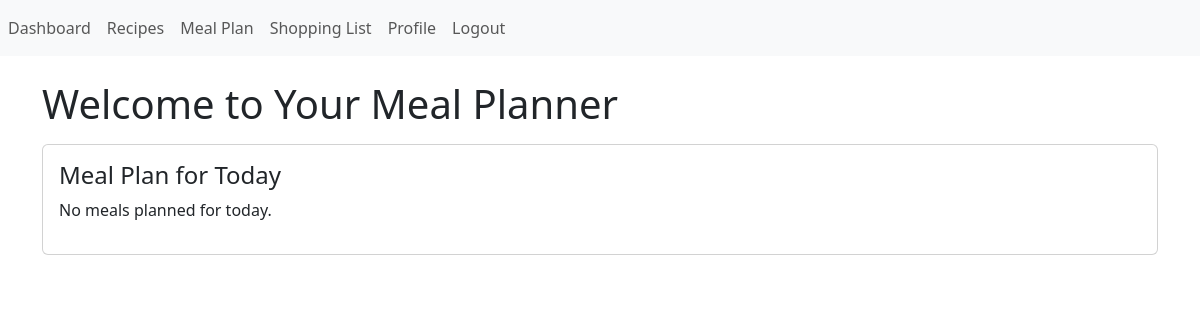
Page / (signed in) on the earlier database version.
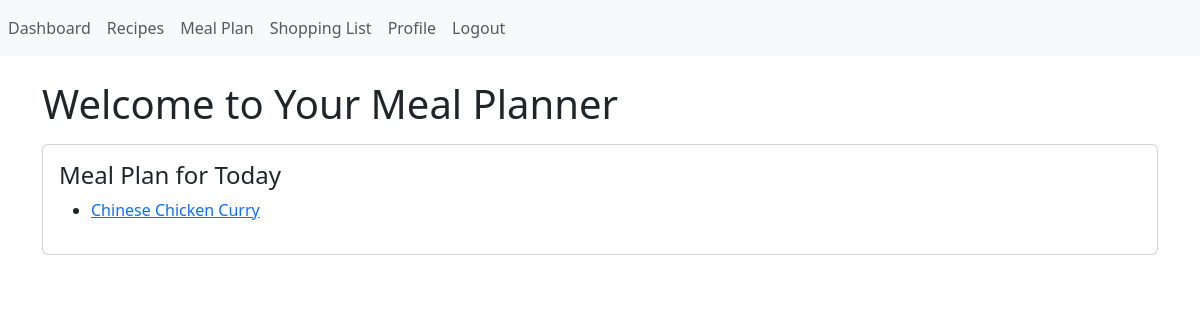
Same page on the later database version.
### wfd/models.py (models this page shows, shortened)
class MealPlanItem(models.Model):
    DAYS_OF_WEEK = [
        ('Monday', 'Monday'),
        ('Tuesday', 'Tuesday'),
        ('Wednesday', 'Wednesday'),
        ('Thursday', 'Thursday'),
        ('Friday', 'Friday'),
        ('Saturday', 'Saturday'),
        ('Sunday', 'Sunday'),
    ]
    meal_plan = models.ForeignKey(MealPlan, on_delete=models.CASCADE, related_name="items")
    recipe = models.ForeignKey("Recipe", on_delete=models.CASCADE)
    day = models.CharField(max_length=10, choices=DAYS_OF_WEEK)

class Recipe(models.Model):
    CATEGORY_CHOICES = [
        ('breakfast', 'Breakfast'),
        ('lunch', 'Lunch'),
        ('dinner', 'Dinner'),
        ('snack', 'Snack'),
        ('dessert', 'Dessert'),
    ]
    title = models.CharField(max_length = 255)
    user = models.ForeignKey(User, on_delete=models.CASCADE)
    ingredients = models.TextField(help_text = "Enter each ingredient on a new line.")
    method= models.TextField()
    tags = models.CharField(max_length=20, choices= CATEGORY_CHOICES)
    created_at = models.DateTimeField(auto_now_add=True)

### wfd/views.py (the view)
# urls.py: path('', views.dashboard, name='dashboard'),
@login_required
def dashboard(request):
    today = datetime.datetime.today().strftime('%A') #Gets the weekday
    meal_plan = MealPlan.objects.filter(user=request.user).first()
    today_meals= meal_plan.items.filter(day=today) if meal_plan else []
    return render(request, 'dashboard.html', {'today_meals': today_meals, 'today': today})

### wfd/templates/dashboard.html
{% extends "base.html" %}
{% block content %}
    <div class="container mt-4">
        <h1>Welcome to Your Meal Planner</h1>
        <div class="card mt-3">
            <div class="card-body">
                <h4>Meal Plan for Today</h4>
                {% if today_meals %}
            <ul>
                {% for meal in today_meals %}
                    <li>
                        <a href="{% url 'recipe_detail' meal.recipe.id %}">
                            {{ meal.recipe.title }}
                        </a>
                    </li>
                {% endfor %}
            </ul>
        {% else %}
            <p>No meals planned for today.</p>
        {% endif %}
        </div>
    </div>
{% endblock %}

Differences in the rows shown:
added MealPlanItem: recipe "Chinese Chicken Curry"
Other differences:
text no longer shown: "No meals planned for today."
